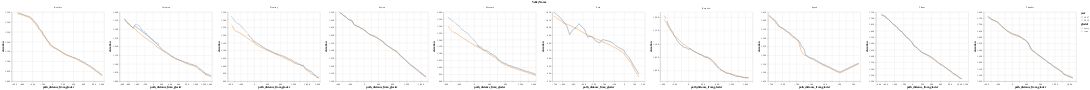

The cell this chart's notebook holds for it:
### Code cell
alt.Chart(
    combined_gdf
).mark_line(thickness=10).encode(
    alt.X('path_distance_from_glacier'),
    alt.Y('elevation', scale = alt.Scale(zero=False)),
    alt.Facet('Valley Name'),
    alt.Color("year:N"),
    alt.StrokeDash("glacial")
).resolve_scale(
    x ='independent',
    y='independent'
)

### Figure 1 — Vega-Lite specification as saved in the notebook (floating-point values rounded to 4 significant figures; data arrays with more than 128 entries replaced by an {"elided": "..."} marker saying what was removed)
{"config": {"view": {"continuousWidth": 400, "continuousHeight": 300}}, "data": {"name": "data-967ccd0a2d384d8e10e1cb33c85e0d47"}, "mark": {"type": "line", "thickness": 10}, "encoding": {"color": {"type": "nominal", "field": "year"}, "facet": {"type": "nominal", "field": "Valley Name"}, "strokeDash": {"type": "nominal", "field": "glacial"}, "x": {"type": "quantitative", "field": "path_distance_from_glacier"}, "y": {"type": "quantitative", "field": "elevation", "scale": {"zero": false}}}, "resolve": {"scale": {"x": "independent", "y": "independent"}}, "$schema": "https://vega.github.io/schema/vega-lite/v4.8.1.json", "datasets": {"data-967ccd0a2d384d8e10e1cb33c85e0d47": {"elided": "1970 records"}}}
